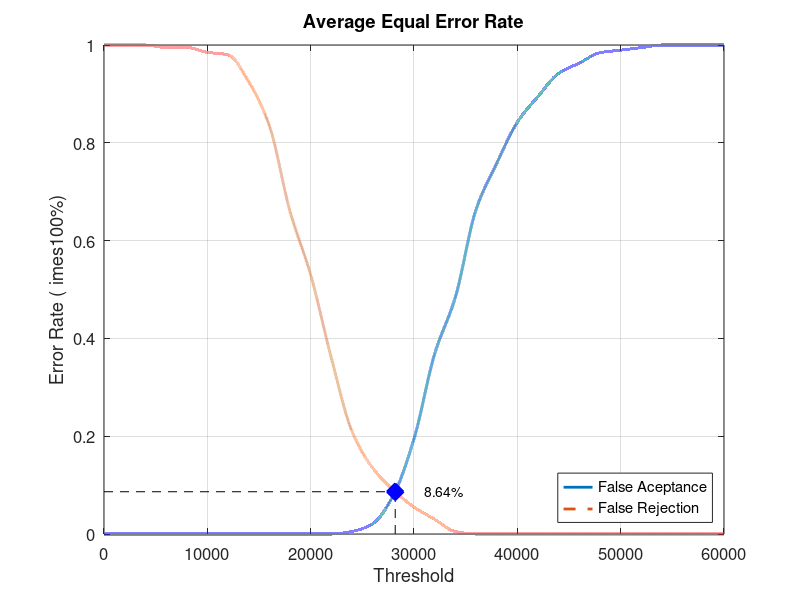
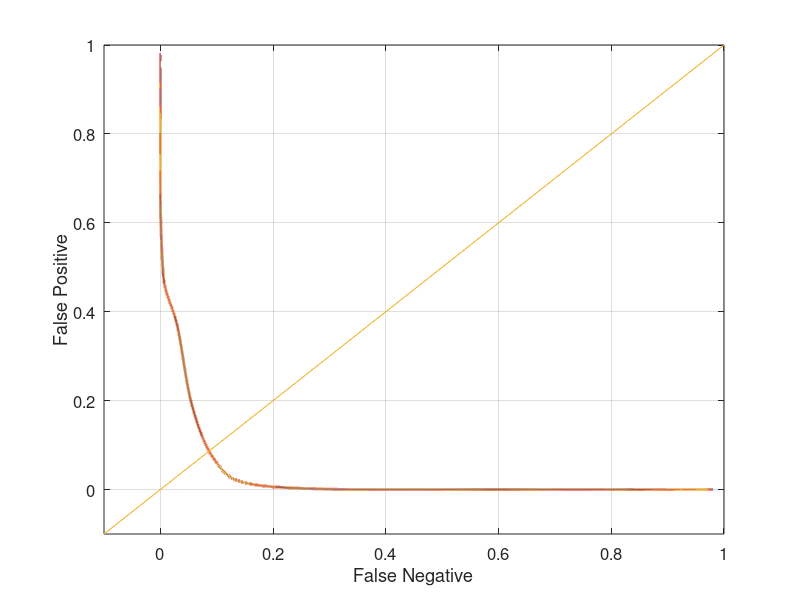

These charts were generated, in order, by the following MATLAB code:
close all;
clear;
clc;
x = 0:2000:60000;
xq = 0:0.5:60000;

y0 = [0 0 0 0 0 0 0 0 0 0 0 0 0.00526316 0.0210526 0.0789474 0.194737 0.368421 0.484211 0.663158 0.757895 0.842105 0.894737 0.942105 0.963158 0.984211 0.989474 0.994737 1 1 1 1]
yy0 = interp1(x, y0, xq, 'pchip');
y1 = [1 1 1 0.995 0.995 0.985 0.98 0.925 0.835 0.66 0.53 0.36 0.21 0.135 0.09 0.055 0.03 0.005 0 0 0 0 0 0 0 0 0 0 0 0 0]
yy1 = interp1(x, y1, xq, 'pchip');

% Calculating EER: 
y2 = abs(y0 - y1);
find(y2 == min(y2))
yy2 = abs(yy0 - yy1);
xEER = find(yy2 == min(yy2));
xEERIndex = xq(xEER) % X-axis EER
yEER = yy0(xEER) % Y-axis EER

main = figure
plot(xq, yy0,'-','LineWidth', 2);	hold on
plot(xq, yy1,'--','LineWidth', 2);	hold on
plot([xEERIndex xEERIndex], [0 yEER], 'k--');	hold on
plot([0 xEERIndex], [yEER yEER], 'k--');	hold on
plot(xEERIndex, yEER, 'bx', 'LineWidth', 10);	hold on
text(xEERIndex + 10 * xEERIndex / 100, yEER, [num2str(round((10000 * yEER)) / 100) '%'])
legend('False Aceptance', 'False Rejection', 'Location', 'SouthEast')
xlabel('Threshold')
ylabel('Error Rate (	imes100%)')
title('Average Equal Error Rate')
set(gca, 'FontSize', 12)
axis([0 60000 0 1])
grid on

print(main, 'Database5_4Main', '-dpng');
FNRxFPR = figure('Color', [1 1 1]);
plot(yy1, yy0, '-', yy1, yy0, 'LineWidth', 2);
hold on
y = -0.1:0.1:1
plot(y, y); 
set(gca, 'FontSize', 12)
xlabel('False Negative')
ylabel('False Positive')
axis([-0.1 1 -0.1 1])
set(gca, 'FontSize', 12)
grid on

print(FNRxFPR, 'Database5_4FNRxFPR','-dpng');
